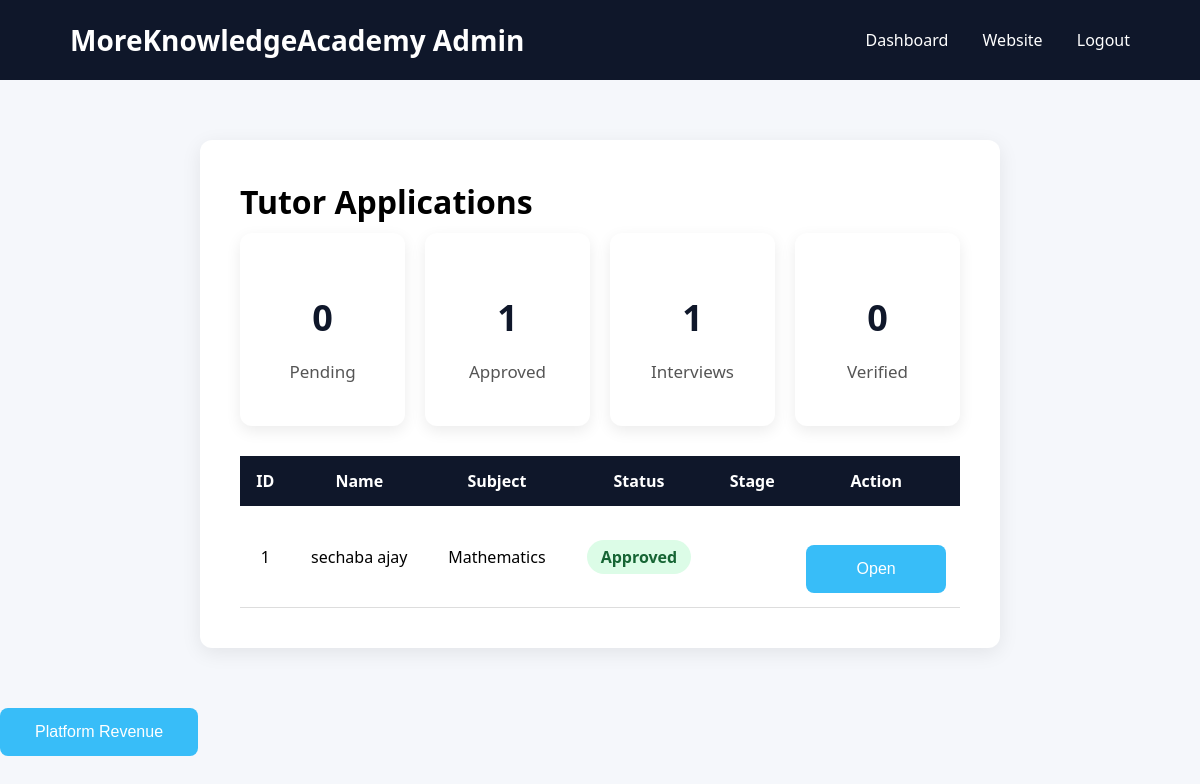
Before: /dashboard (signed in) with the older database file.
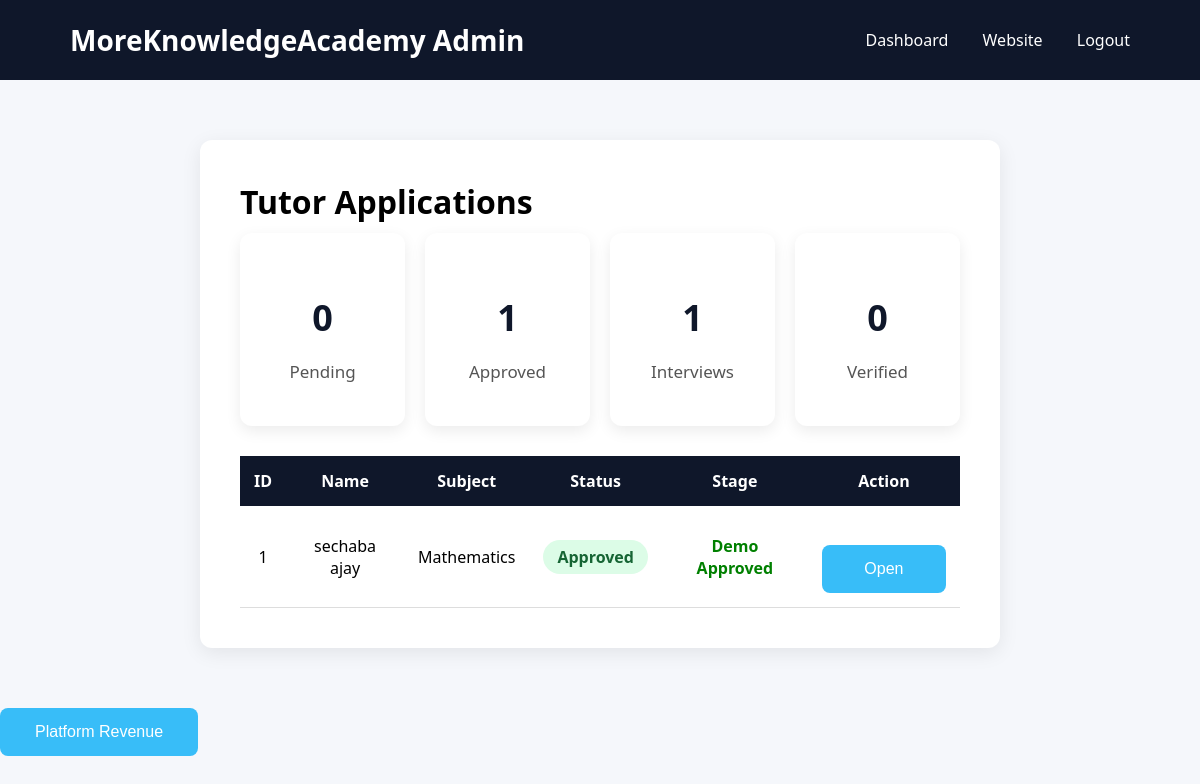
After: the same page with the newer database file.
### tables this page shows
CREATE TABLE tutor_applications(

        id INTEGER PRIMARY KEY AUTOINCREMENT,

        full_name TEXT NOT NULL,
        email TEXT UNIQUE NOT NULL,
        phone TEXT NOT NULL,

        province TEXT NOT NULL,
        city TEXT NOT NULL,

        subject TEXT NOT NULL,
        teaching_mode TEXT NOT NULL,

        qualification TEXT NOT NULL,
        experience INTEGER,
        about TEXT,

        photo TEXT,
        cv TEXT,
        qualification_file TEXT,
        id_document TEXT,

        status TEXT DEFAULT 'Pending',

        application_stage TEXT DEFAULT 'Applied',

        interview_status TEXT DEFAULT 'Pending',
        interview_date TEXT,
        interview_time TEXT,
        zoom_link TEXT,

        invitation_sent INTEGER DEFAULT 0,

        demo_video_link TEXT,
        demo_review TEXT,

        activation_code TEXT,
        activation_token TEXT,
        activation_sent INTEGER DEFAULT 0,
        activation_date TEXT,

        activated INTEGER DEFAULT 0,
        account_created INTEGER DEFAULT 0,

        created_at TIMESTAMP DEFAULT CURRENT_TIMESTAMP

    );

### app.py (the view)
@app.route("/dashboard")
def dashboard():
    if "admin" not in session:
        return redirect("/admin")
    conn = get_connection()
    tutors = conn.execute("""

        SELECT *
        FROM tutor_applications
        ORDER BY created_at DESC

    """).fetchall()
    pending = conn.execute("""

        SELECT COUNT(*)
        FROM tutor_applications
        WHERE status='Pending'

    """).fetchone()[0]
    approved = conn.execute("""

        SELECT COUNT(*)
        FROM tutor_applications
        WHERE status='Approved'

    """).fetchone()[0]
    interviews = conn.execute("""

        SELECT COUNT(*)
        FROM tutor_applications
        WHERE interview_status='Scheduled'

    """).fetchone()[0]
    verified = conn.execute("""

        SELECT COUNT(*)
        FROM tutor_applications
        WHERE application_stage='Verified'

    """).fetchone()[0]
    conn.close()
    return render_template(
        "admin_dashboard.html",
        tutors=tutors,
        pending=pending,
        approved=approved,
        interviews=interviews,
        verified=verified
    )

### database.py (called while the page is built)
def get_connection():
    os.makedirs("instance", exist_ok=True)
    connection = sqlite3.connect(DATABASE)
    connection.row_factory = sqlite3.Row
    return connection

### templates/admin_dashboard.html (shortened to what this page needs)
<!DOCTYPE html>
<html>
<head>
<link rel="stylesheet" href="{{ url_for('static', filename='css/style.css') }}">
</head>
<body>
<nav>
<div class="logo">
MoreKnowledgeAcademy Admin
</div>
<div class="menu">
<a href="/dashboard">Dashboard</a>
<a href="/">Website</a>
<a href="/admin/logout">Logout</a>
</div>
</nav>
<div class="application">
<h1>Tutor Applications</h1>
<div class="stats">
<div class="card">
<h2>{{ pending }}</h2>
<p>Pending</p>
</div>
<div class="card">
<h2>{{ approved }}</h2>
<p>Approved</p>
</div>
<div class="card">
<h2>{{ interviews }}</h2>
<p>Interviews</p>
</div>
<div class="card">
<h2>{{ verified }}</h2>
<p>Verified</p>
</div>
</div>
<table>
<tr>
<th>ID</th>
<th>Name</th>
<th>Subject</th>
<th>Status</th>
<th>Stage</th>
<th>Action</th>
</tr>
{% for tutor in tutors %}
<tr>
<td>{{ tutor.id }}</td>
<td>{{ tutor.full_name }}</td>
<td>{{ tutor.subject }}</td>
<td>
{% if tutor.status == "Pending" %}
<span class="pending">
Pending
</span>
{% elif tutor.status == "Approved" %}
<span class="approved">
Approved
</span>
{% elif tutor.status == "Rejected" %}
<span class="rejected">
Rejected
</span>
{% endif %}
</td>
<td>
{% if tutor.application_stage == "Applied" %}
<span class="pending">Applied</span>
{% elif tutor.application_stage == "Interview Scheduled" %}
<span style="color:#2563eb;font-weight:bold;">
Interview Scheduled
</span>
{% elif tutor.application_stage == "Demo Lesson Requested" %}
<span style="color:#7c3aed;font-weight:bold;">
Demo Requested
</span>
{% elif tutor.application_stage == "Demo Approved" %}
<span style="color:green;font-weight:bold;">
Demo Approved
</span>
{% elif tutor.application_stage == "Verified" %}
<span class="approved">
Verified
</span>
{% endif %}
</td>
<td>
<a href="/application/{{ tutor.id }}">
<button>
Open
</button>
</a>
</td>
</tr>
{% endfor %}
</table>
</div>
<a href="/admin-revenue">
<button>
Platform Revenue
</button>
</a>
</body>
</html>

Changed rows visible on the page:
changed tutor_applications "sechaba ajay": now shows "Demo Approved"
